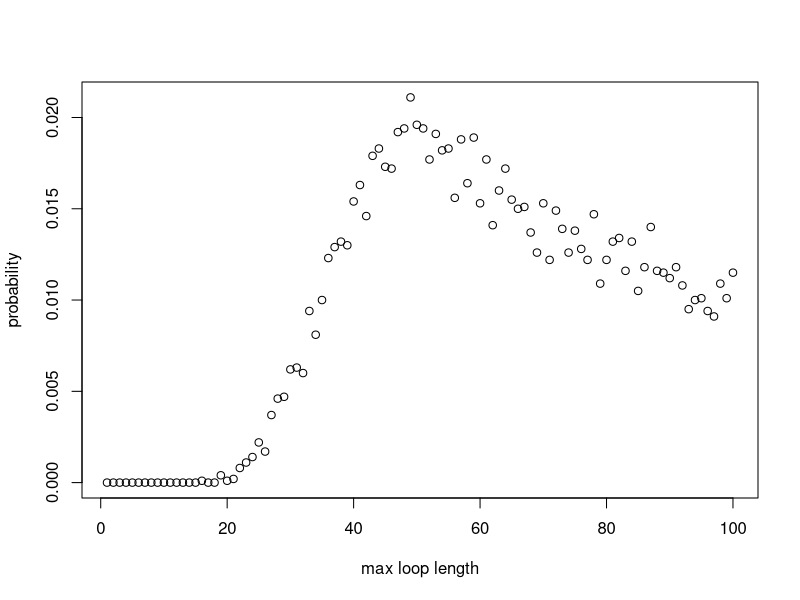

Write the R code that produced this figure.
#### Team Members:
# Fatima Kasenally (S2443602); Wenqi Ni (s1792412); Cameron Allan (S1748084)

#### address of github repo:
#https://github.com/niwq15/SP-Group-7-A2


#### Contributions

# Functions we each made versions of:
# Cameron - Strategy3, Pone, 
# Wenqi - Strategy1, Strategy2, Strategy3, Pone, Pall, dloop 
# Fatima - Strategy2, Pone, Pall, dloop 

# each of us should add more here. we can say what we have done, involving different versions of functions above

# Wenqi created the final versions of the functions Strategy 1, Strategy 2, Pone ... 
# ...done for old versions


# Cameron added if statement to speed up the Pall function


# Other Tasks: (correct your own)
# Cameron - optimising stuff and array stuff
# Wenqi - Q3 - Q6 stuff 
# Fatima - Q3 - Q6 stuff 




#### Overview 
# This file holds the self-contained code to use stochastic simulation to study a generalised version of the famous '100 Prisoners Problem' 
# The problem is defined as follows: 
# Consider a prison containing 2n prisoners, each with a unique identification number ranging from 1 to 2n. 
# The prison has a room with 2n boxes, each uniquely numbered from 1 to 2n and each containing a single card. 
# These cards are each labelled with a unique number between 1 and 2n. 
# Each prisoner is allowed to open n boxes to find the card with their number.
# If all 2n prisoners successfully find their cards then they all go free. 
# After their turn,the prisoners are not allowed to communicate any new information from the boxes 
# to prisoners who have yet to take their turn.
# The room is returned to its original state after each prisoner’s go. 

# Firstly, we will show 3 strategies for the prisoners, then create a 'Pone' function to estimate 
# the probability of a single prisoner successfully finding their number, then use a 'Pall' function to 
# calculate the probability of all the prisoners finding their numbers. 
# Based on the results of the individual and joint success probabilities using different strategies, 
# we will give some comments about which strategy has the highest success probabilities for 
# both individuals and the collective. 

## Each function expressing the different strategies for opening boxes to find cards will require the same 
## input parameters : n,k,cards_num. Where n parameterises the 2n number of boxes, prisoner and cards in our problem.
## k is the prisoner's number and cards_num represents the random orders of cards placed in boxes. 
## [As the boxes and cards comfiguration must remain the same between prisoner trials it cannot
## be defined within the function and must be called on and externally defined.] ?
## Uniform input parameters allows the implemented strategy to be variable in each simulation as each strategy 
## function is interchangable. This is required by functions 'Pone' and 'Pall'


## Strategy 1:
## Each prisoner with their number 'b' starts at the p-th box whose number on the card is k
## If k is not equal to b, then the prisoner goes to box number k and opens it
## The process will be repeated until they have either found the card with number p or opened n boxes without finding it

## Prisoner 'k' uses Strategy 1 to find their number amoungst '2n' boxes 'cards_num'
## where 'cards_num' is a order of card numbers
Strategy1 <- function(n,k,cards_num) {
  #create an empty vector to store card numbers as they are read
  cards_picked <- rep(0, n) # the prisoner can read at most n cards
  cards_picked[1] <- cards_num[k] # start at the box with his number (k) on it 
  #for each of the remaining steps, first check if he has found his card number
  #if so, he will stop; if not, he will continue to read cards
  for (b in 2:n) {
    if (cards_picked[b-1] == k) {#if the prisoner k has found his number
      return(TRUE) #yes the prisoner has successfully found his card
      break # stop here and the prisoner will not open other boxes
    } else {#otherwise prisoner will open another box with the number of the last card
      cards_picked[b] <- cards_num[cards_picked[b-1]]
    }
  }
  #check whether he finds his number in the final step
  if (cards_picked[n] != k) { #if the final number is not his number
    return(FALSE) #prisoner has failed to find his card
  } else {#if the final number is equal to his number
    return(TRUE) #prisoner has successfully found his card
  }
}



## Strategy 2:
## This strategy follows an identicle procedure to strategy 1, except that the starting box is randombly selected
## The prisoner uses the card number in each box to pick his next box to open.
## The prisoner can open at most n boxes in order to find the card with their number on it

## Prisoner 'k' uses Strategy 2 to find their number amoungst '2n' boxes 'cards_num'
Strategy2 <- function(n,k,cards_num) {
  #create an empty vector to store card numbers that have been read
  cards_picked <- rep(0, n) # the prisoner can read at most n cards
  cards_picked[1] <- sample(cards_num,1)# start at a randomly selected box 
  #for each of the remaining steps, firstly check whether he has found him number card
  #if so, he will stop; if not, he will continue to read cards
  for (b in 2:n) {
    if (cards_picked[b-1] == k) {#if the prisoner k has found his number
      return(TRUE)
      break #stop here and the prisoner will not open other boxes
    } else {#otherwise prisoner will open the box with number k
      cards_picked[b] <- cards_num[cards_picked[b-1]]
    }
  }
  #check whether he finds his number in the final step
  if (cards_picked[n] != k) { #if the final number is not his number
    return(FALSE)
  } else {#if the final number is equal to his number
    return(TRUE)
  }
} #The function reutrns TRUE/FALSE expressing that the prisoner has FOUND/FAILED TO FIND his card 



## Strategy 3:
## In this strategy the prisoner opens n boxes at random, without replacement (check !!)

## Prisoner 'k' uses Strategy 1 to find their number amoungst '2n' boxes 'cards_num'
Strategy3 <- function(n,k,cards_num){ 
  cards_picked <- sample(cards_num,n) # Randomly select n boxes from cards_num to open
  if (k %in% cards_num[cards_picked]){ # Check if prisoner number is in any of the boxes selected
    return(TRUE) 
    #cat("The prisoner found their card in box ", match(x,boxes[select_box])) # Uncomment this if running Strategy3 standalone for a success message
  } else { # If prisoner number not in any of the n boxes
    return(FALSE)
    #print("The prisoner did not find their card.") # Uncomment this for a failure message.
  }
} # End function



## 'Pone' is a function which estimates the probability of a prisoner,k, successfully finding their card number  (k)
## amoungst 2n boxes (cards_num) in nreps simulated trials, using any one of the available strategies encoded above

Pone <- function(n,k,strategy,nreps) {
  # create an empty vector to store the outsome of each simulation as 1/0 = Success/ Failure to find his card
  success <- rep(0, nreps)
  for (i in 1:nreps) {
    # simulate the order of card numbers
    cards_num <- sample(1:(2*n), 2*n, replace=FALSE)
    success[i] <- strategy(n,k,cards_num)
  }
  # return the frequentist probability of success as: 
  # total number of simulated successes / total number of simulations
  return(sum(success)/nreps)
}

## 'Pall' is a function to find the probability of all the 2n prisoners simultaneously finding their cards in a 
## single simulation and thus being able to escape. All prisoners must use the same strategy and the probability 
## is calculated by analyzing the results from nreps simulated trials 

Pall <- function(n,strategy,nreps) {
  #create a vector to record the result of each simulation with default values of 1s
  num_success <- rep(1,nreps)
  for (i in 1:nreps) {#for each simulation
    #generate a random order of card numbers
    cards_num <- sample(1:(2*n), 2*n, replace=FALSE)
    #use the strategies to calculate whether each prisoner can find their correct number within n times
    for (k in 1:(2*n)) {
      result <- strategy(n,k,cards_num) # save the result of strategy for the k-th prisoner
      num_success[i] <- num_success[i] * result # if result is 1 keep 1 in the vector. If 0 change to 0.
      if (result == 0){ # stop if any prisoner does not escape, this cuts down simulation run-time
        break
      }
    }
  }
  # return the frequentist probability as: total number of simulated successes / total number of simulated trials
  return(sum(num_success)/nreps)
}

### Sample Results ###

### individual prisoner probabilities: 
### Pone takes args: n,k,strategy,nreps

Pone(5,5,Strategy1,10000)
Pone(50,50,Strategy1,10000)
# one prisoner & strategy 1: prob success ~ 50%  (for all n)

Pone(5,5,Strategy2,10000)
Pone(50,50,Strategy2,10000)
# one prisoner & strategy 2: prob success ~40%  (n=5) ~37%  (n>50)

Pone(5,5,Strategy3,10000)
Pone(50,50,Strategy3,10000)
# one prisoner & strategy 3: prob success ~50%  (for all n)

### joint probabilities for all prisoners as a collective:  
### Pall takes args: n,strategy,nreps


Pall(5,Strategy1,10000)
Pall(50,Strategy1,10000)
#10 prisoners & strategy 1: prob success ~35% (n=5)
#100 prisoners & strategy 1: prob success ~30% (n=50)

Pall(5,Strategy2,10000)
Pall(50,Strategy2,10000)
#10 prisoners & strategy 2: prob success ~0.01%  (n=5)
#100 prisoners & strategy 2: prob success ~0% (smaller than precision)  (n=50)

Pall(5,Strategy3,10000)
Pall(50,Strategy3,10000)
#10 prisoners & strategy 3: prob success ~1%  (n=5)
#100 prisoners & strategy 3: prob success ~0% (smaller than precision) (n=50)


## while stategies 1 and 3 are distinc, strategy 2 shares aspects with both of them 
## yet has distinct marginal and joint probabilities 

## Strategy 3's results are as expected. The probability of finding his card in a box is 1/2n
## therefore if he opens n boxes at random the probability of finding his card is n/2n i.e. 50%
## For 2n prisoners simultaneously finding their cards in a simulation we multiply the independent 
## marginal probabilities to produce a joint probability of (0.5)^(2n), which tends to 0 as n increases. 

## Strategy 1 uses an algorithm to select cards. For a single prisoner the marginal probability of success 
## is still 50%, and therefore does not improve on the random selection method of strategy 3. However, the 
## joint probability of success is significantly higher than that of strategy 3 - demonstrating that there is 
## something intelligent in the strategy's design. The reason for the higher probability of joint success is 
## in the distribution of maximum loop lengths amoungst the boxes and cards. The cycle of box and card numbers
## must eventually return the prisoner to open a box with his card number inside if he is allowed to open as
## many boxes as he wants, as the numbers used are continuous (integers) and finite. The only limitation to the 
## strategy is if the loop length is longer than n, the number of boxes the prisoner is allowed to open. Therefore,
## the probability of success is dependent of the probability distribution of loop lengths amoungst the boxes. 
## and the joint probability of success will be equal to the cumulative probability of the maximum loop length 
## being less than n, which we have determined to be approximately 30%


## Strategy 2 has a lower marginal probability for success than the others, and a joint probability close to 0. 
## Strategy 2 takes the worst aspects from both strategies 1 and 3. The fist box is selected at random, then the 
## prisoner is stuck looping through boxes that may or may not have his card in it. The marginal probability is 
## lower than 50% because in order to succeed not only must the prisoner select the correct loop with his card in it
## at random, the loop he picks must also be shorter than n. Our results show that meeting both these conditions at 
## once has a probability of 37-40% (varies with n). The joint probability tends to 0 for the same reason as strategy 3.
## Each of the 2n prisoners must independently select the correct loop with their number at random, this has a 
## probability (p) less than 1, therefore p^(2n) (the prob of all prisoners selecting the correct loop)
## tends to 0 as n increases, this is without including the additional requirement of the loop length also being less
## than n. 



#Calculate the probability of loop lengths 
dloop <- function(n, nreps) {
  each_loop_lengths <- c() #list to store the loop lengths generated by all simulations
  max_loop_lengths <- c()
  
  for (i in 1:nreps){ 
    #simulate the boxes nreps times 
    boxes <- sample(1 : (2*n), 2*n , replace=FALSE) 
    unopened_boxes <- 1:(2*n)
    
    #store the unique loop lengths generated from each simulation 
    new_loop_lengths <- c()
    
    #scan for loops, (while more than 2 boxes are still closed, indexing breaks down for smaller loops)
    while (length(unopened_boxes) > 2 ){
      #pick the smallest number unopened box and store the value of the card inside 
      cards_picked <- boxes[unopened_boxes[1]]
      
      #pick your next box according to your last card and scan each closed loop
      for (b in 2:length(unopened_boxes)){ #max loop length is the number of closed boxes
        cards_picked <- c(cards_picked, boxes[cards_picked[b-1]])
      }#end for 
      
      #add your new loop length to your list
      new_loop_lengths <- c(new_loop_lengths, length(unique(cards_picked))) 
      
      #remove the boxes opened 
      unopened_boxes <- setdiff(unopened_boxes,unique(cards_picked))
    } #end while 
    
    
    each_loop_lengths <- c(each_loop_lengths, unique(new_loop_lengths))
    max_loop_lengths <- c(max_loop_lengths, max(new_loop_lengths))
    
    
  } #end for 
  
  #probability vector for the occurrence of each maximum loop length 
  prob_vec_ymax <- tabulate(max_loop_lengths)/nreps
  x_axis <- 1:length(prob_vec_ymax)
  #prints a plot for probailities of maximum loop lengths
  plot(x_axis, prob_vec_ymax, xlab = "max loop length", ylab = "probability")
  
  #find the probability of max loop length is less than n
  prob_less_n_loop = sum(prob_vec_ymax[1:n])
  cat("\n","prob your max loop has a length less than n",   prob_less_n_loop, "\n")
  
  
  #probability vector for the occurrence of each type of loop length 
  prob_vec_y <- tabulate(each_loop_lengths)/nreps
  cat("your probability vector for producing at least one loop of length i: \n", prob_vec_y)
  return(prob_vec_y)
}#end function


VAR_1 <- dloop(50, 10000)
